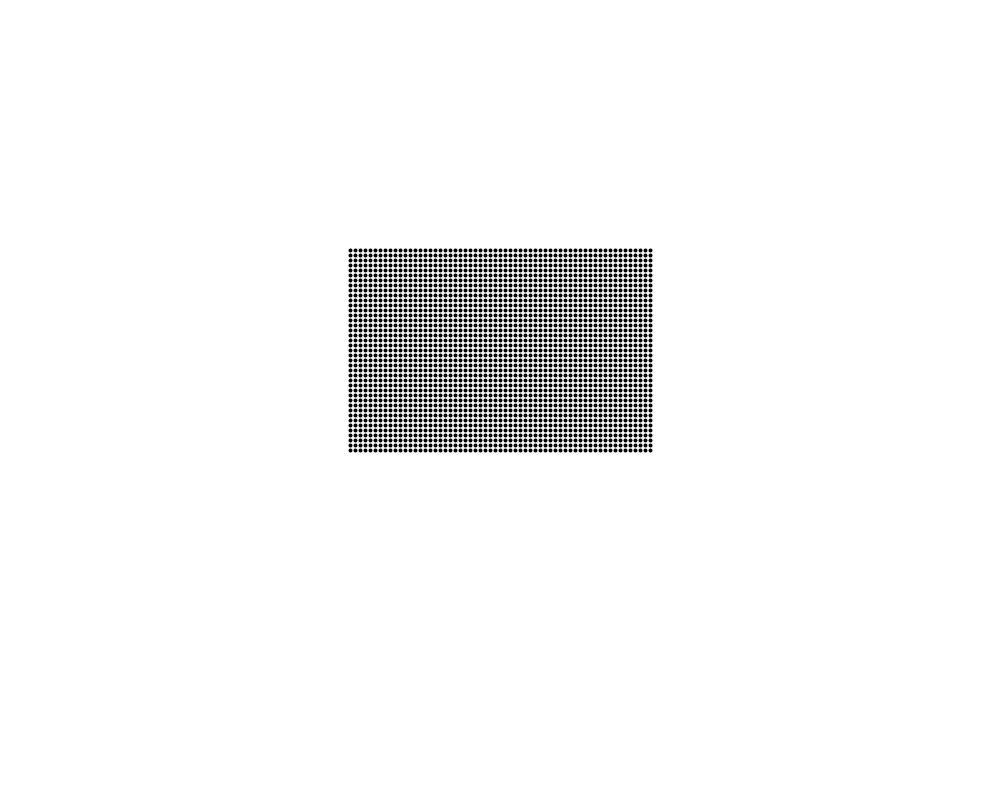
Frame 1 (no input)
Frame 60 (the mouse pressed at the canvas centre just before this capture): identical to frame 1, image omitted
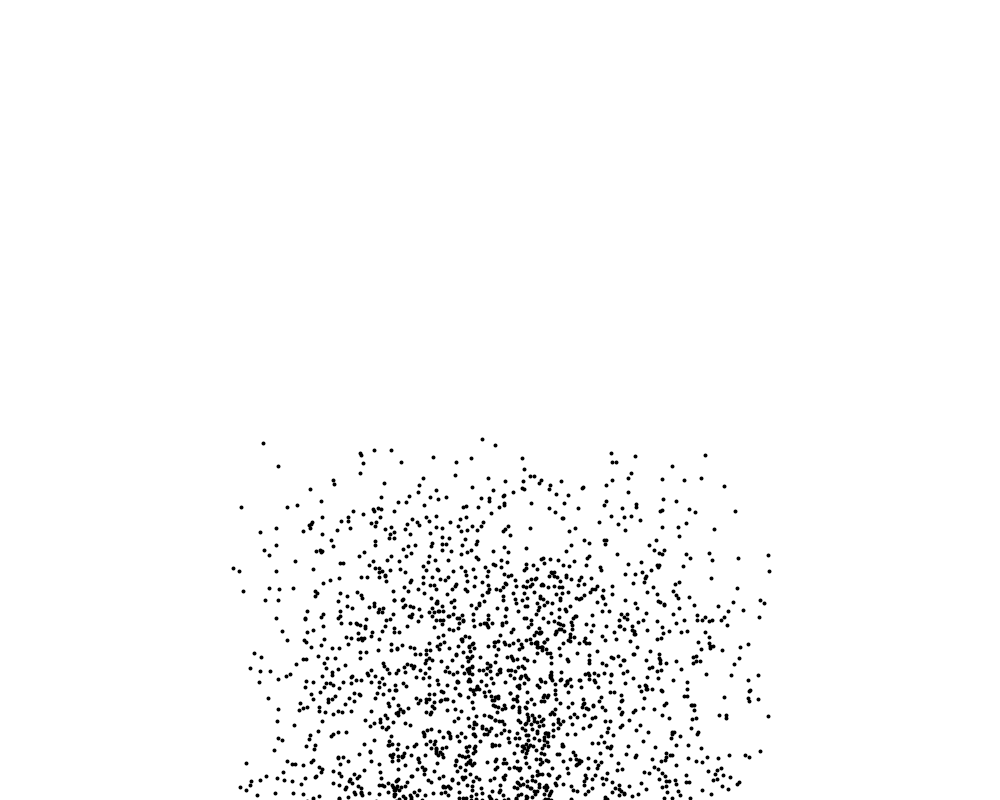
Frame 120 (the mouse held since frame 60 and released just before this capture)

The Processing sketch that drew these frames (run headless with seeded random() and noise(); from frame 60 on, the mouse is pressed at the canvas centre):

// Processing sketch: crush_cube
// ── crush_cube.pde
Cube cube; 
void setup()
{
  size(1000,800);
  cube = new Cube(new PVector(width/2-150,height/2-150),300,200);
  Force.edgeX = width;
  Force.edgeY = height;
  Force.gravity = new PVector();
}

void draw()
{
  background(255);
  cube.display();
}

void mousePressed()
{
  if(mouseX>width/2-150&&mouseX<width/2-150+300)
  {
    if(mouseY>height/2-150&&mouseY<height/2-150+200)
    cube.cubeDown(true);
  }
  
}
// ── Force.pde
static class Force
{
  static PVector gravity;
  static float edgeX;
  static float edgeY;
}
// ── Partical.pde
class Partical
{
  float r;
  PVector location;
  PVector velocity;
  PVector acceleration;
  
  Partical(PVector loca)
  {
   r = 8;
   location = loca.get();
   velocity = new PVector();
   acceleration = new PVector();
  }
  
  void applyForce(PVector force)
  {
    PVector f = force.get();
    acceleration.add(f);
  }
  
  void display()
  {
    strokeWeight(2);
    stroke(0);
    fill(0);
    ellipse(location.x,location.y,2,2);
    noFill();
  }
  
  void update()
  {
    velocity.add(acceleration);
    location.add(velocity);
    acceleration.mult(0);
  }
  
  boolean isDead()
  {
    if(location.x>Force.edgeX+r/2||location.x<-r/2)
    {
      return true;
    }else if(location.y>Force.edgeY+r/2||location.y<-r/2)
    {
      return true;
    }
    return false;
  }
  
  boolean run()
  {
    applyForce(Force.gravity);
    update();
    display();
    if(isDead())
    {
      return true;  
    }
    return false;
  }
}
// ── cube.pde
class Cube
{
   ArrayList<Partical> particals = new ArrayList<Partical>();
   PVector location;
   float h;
   float w; 
   boolean isDown;
   Cube(PVector loca,float _w,float _h)
   {
     location = loca.get();
     w = _w;
     h = _h;
     isDown = false;
     for(int i=0;i<=w;i+=5)
     {
        for(int j=0;j<=h;j+=5)
        {
         particals.add(new Partical(new PVector(location.x+i,location.y+j))); 
        }
     }
   }
   
   void cubeDown(boolean _isDown)
   {
     isDown = _isDown;
     if(isDown)
     {
      Force.gravity = new PVector(0,0.2);
      for(int i = 0;i<particals.size();i++)
      {
        Partical p = particals.get(i);
        p.velocity.set(random(-2,2),random(-3,3));
      }
     }
   }
   
   
   void display()
   {
     for(int i = 0;i<particals.size();i++)
     {
       Partical node = particals.get(i);
       if(node.run())
       {
         particals.remove(i);
         i--;
       }
     }
   }
   
}
